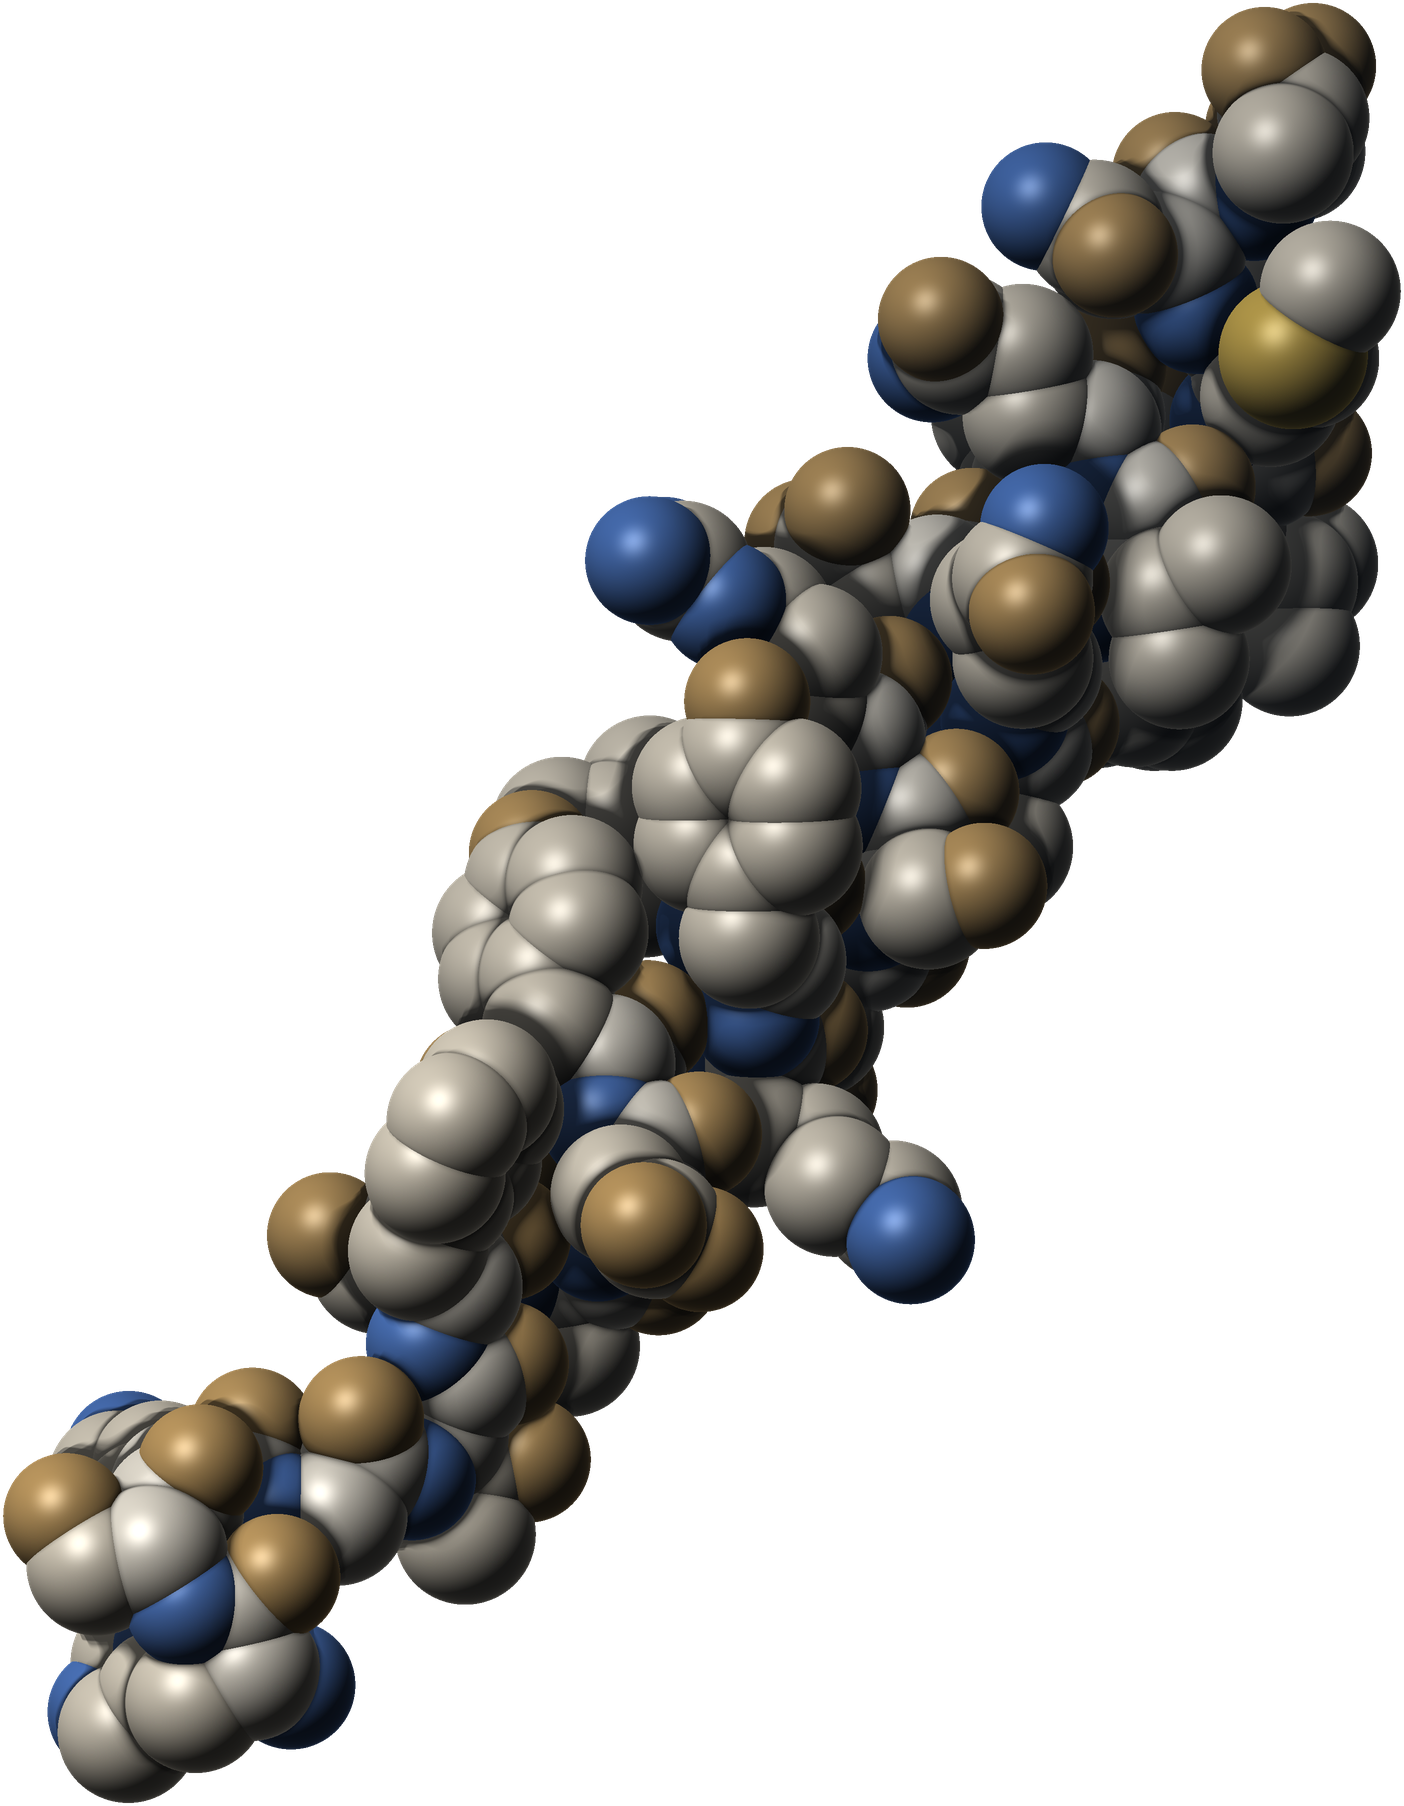

Generate this figure with Python:
#!/usr/bin/env python3
"""Render the hero: a space-filling model of a real peptide (glucagon, 29 residues, PDB 1GCN X-ray structure),
shaded like a material model (Lambert + rim + specular + depth AO), carbon in CreoSalus ivory, nitrogen in logo blue,
oxygen in warm sand, on transparent ground. Output: peptide.png (RGBA)."""
import numpy as np, pathlib, sys
from PIL import Image, ImageFilter
def _box(a,r,ax):
    a=np.moveaxis(a,ax,0);p=np.concatenate([np.repeat(a[:1],r+1,0),a,np.repeat(a[-1:],r,0)]);c=np.cumsum(p,0)
    return np.moveaxis((c[2*r+1:]-c[:-2*r-1])/(2*r+1),0,ax)
def gaussian_filter(a,s):
    r=max(1,int(s*0.9))
    for _ in range(3): a=_box(_box(a,r,0),r,1)
    return a
H = pathlib.Path(__file__).resolve().parent
R = {'C':1.70,'N':1.55,'O':1.52,'S':1.80}
xyz=[];el=[];bb=[];res=[]
for l in open(H/'1gcn.pdb'):
    if l.startswith(('ATOM','HETATM')) and l[17:20].strip()!='HOH':
        e=l[76:78].strip() or l[12:14].strip()[0]
        if e not in R: continue
        n=l[12:16].strip()
        xyz.append([float(l[30:38]),float(l[38:46]),float(l[46:54])]);el.append(e)
        bb.append(n in ('N','CA','C','O'))
        res.append(int(l[22:26]))
X=np.array(xyz);X-=X.mean(0)
# principal axes: view along the least-variance axis so the L lies flat to the camera
w,v=np.linalg.eigh(np.cov(X.T));V=v[:,::-1];P=X@V
def rot(a,ax):
    c,s=np.cos(a),np.sin(a)
    return {'x':np.array([[1,0,0],[0,c,-s],[0,s,c]]),'y':np.array([[c,0,s],[0,1,0],[-s,0,c]]),'z':np.array([[c,-s,0],[s,c,0],[0,0,1]])}[ax]
ang=[float(a) for a in (sys.argv[1:4] if len(sys.argv)>3 else (0.35,0.3,-0.6))]
P=P@rot(ang[0],'x').T@rot(ang[1],'y').T@rot(ang[2],'z').T
S=int(sys.argv[4]) if len(sys.argv)>4 else 1800
rad=np.array([R[e] for e in el])
lo=(P[:,:2]-rad[:,None]).min(0);hi=(P[:,:2]+rad[:,None]).max(0)
sc=S*0.9/(hi-lo).max();off=np.array([S,S])/2-(lo+hi)/2*sc
Z=np.full((S,S),-1e9);N=np.zeros((S,S,3));ID=np.full((S,S),-1)
for i in np.argsort(P[:,2]):
    cx,cy=P[i,:2]*sc+off;cy=S-cy;r=rad[i]*sc
    x0,x1=int(max(cx-r,0)),int(min(cx+r+1,S));y0,y1=int(max(cy-r,0)),int(min(cy+r+1,S))
    yy,xx=np.mgrid[y0:y1,x0:x1];dx=(xx+.5-cx)/r;dy=(yy+.5-cy)/r;d2=dx*dx+dy*dy;m=d2<1
    dz=np.sqrt(np.clip(1-d2,0,1));z=P[i,2]*sc+dz*r
    sub=Z[y0:y1,x0:x1];upd=m&(z>sub)
    sub[upd]=z[upd];N[y0:y1,x0:x1][upd]=np.stack([dx,-dy,dz],-1)[upd];ID[y0:y1,x0:x1][upd]=i
mask=ID>=0
# ambient occlusion from the depth buffer: compare to blurred depth at several radii
Zf=np.where(mask,Z,Z[mask].min()-40*sc/10)
ao=np.zeros_like(Z)
for rr in (6,14,30,60):
    b=gaussian_filter(Zf,rr)
    ao+=np.clip((b-Zf)/(rr*1.6),0,1)
ao=np.clip(1-ao/2.2,0,1)
L=np.array([-.45,.55,.7]);L/=np.linalg.norm(L)
lam=np.clip((N*L).sum(-1),0,1)
Hh=L+np.array([0,0,1]);Hh/=np.linalg.norm(Hh);spec=np.clip((N*Hh).sum(-1),0,1)**38
rim=(1-np.clip(N[...,2],0,1))**3
BB=np.array(bb);E=np.array(el)
cC=np.array([236,226,206])/255;cB=np.array([246,239,224])/255;cN=np.array([84,128,206])/255;cO=np.array([206,166,104])/255;cS=np.array([232,196,90])/255
base_col=np.where(BB[:,None],cB,cC)
base_col=np.where((E=='N')[:,None],cN,base_col);base_col=np.where((E=='O')[:,None],cO,base_col);base_col=np.where((E=='S')[:,None],cS,base_col)
col=base_col[np.clip(ID,0,None)]
# depth fog: far parts sink toward the ink
zn=(Z-Z[mask].min())/(Z[mask].max()-Z[mask].min()+1e-6);zn=np.where(mask,zn,0)
ink=np.array([7,28,58])/255
shade=(0.10+0.80*lam*(0.55+0.45*ao))[...,None]*col*(0.55+0.45*ao[...,None])
shade+=spec[...,None]*0.30*ao[...,None]+rim[...,None]*col*0.22
shade=shade*(0.7+0.3*zn[...,None])+ink*(1-(0.7+0.3*zn[...,None]))*0.5
img=np.clip(shade,0,1)
A=mask.astype(np.float32)
rgba=np.dstack([img*255,A*255]).astype(np.uint8)
im=Image.fromarray(rgba,'RGBA')
# supersampled: downsample for anti-aliasing
im=im.resize((S//2,S//2),Image.LANCZOS)
bbx=im.getbbox();im=im.crop(bbx)
im.save(H/'peptide.png');print(im.size,X.shape)
